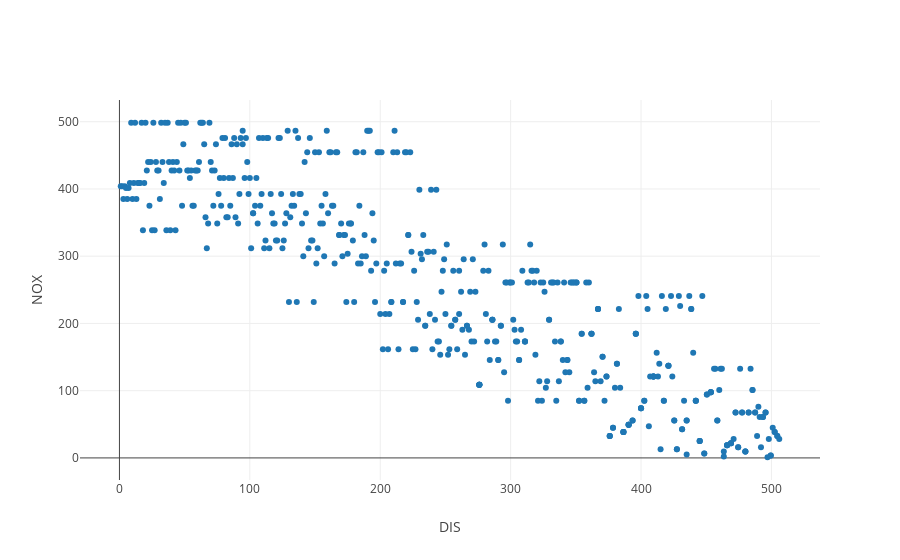

The cell this chart's notebook holds for it:
### Code cell
from graph import trace_values, plot
trace = trace_values(df_reduced.DIS.rank(), df_reduced.NOX.rank())
plot([trace], layout = {'xaxis': {'title': 'DIS'}, 'yaxis': {'title': 'NOX'}})

### Figure 1 — Plotly figure (JSON) as saved in the notebook; plotly's stock layout.template omitted (floating-point values rounded to 4 significant figures; data arrays with more than 128 entries replaced by an {"elided": "..."} marker saying what was removed)
{"data": [{"mode": "markers", "name": "data", "text": [], "type": "scatter", "uid": "2fb02f93-77eb-45e6-ade4-045f1fe981ba", "x": {"elided": "506 float values"}, "y": {"elided": "506 float values"}}], "layout": {"autosize": true, "xaxis": {"autorange": true, "range": [-30.26, 537.3], "title": {"text": "DIS"}, "type": "linear"}, "yaxis": {"autorange": true, "range": [-35.44, 534.9], "title": {"text": "NOX"}, "type": "linear"}}}
